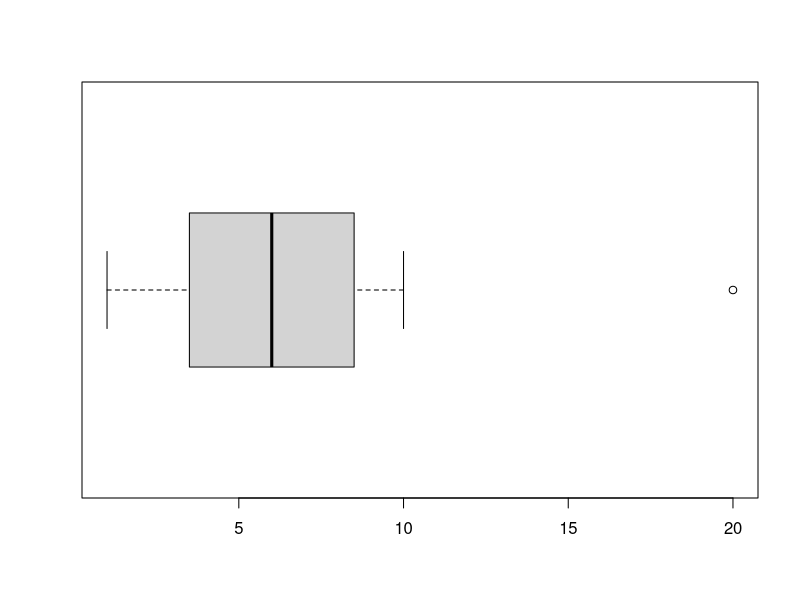
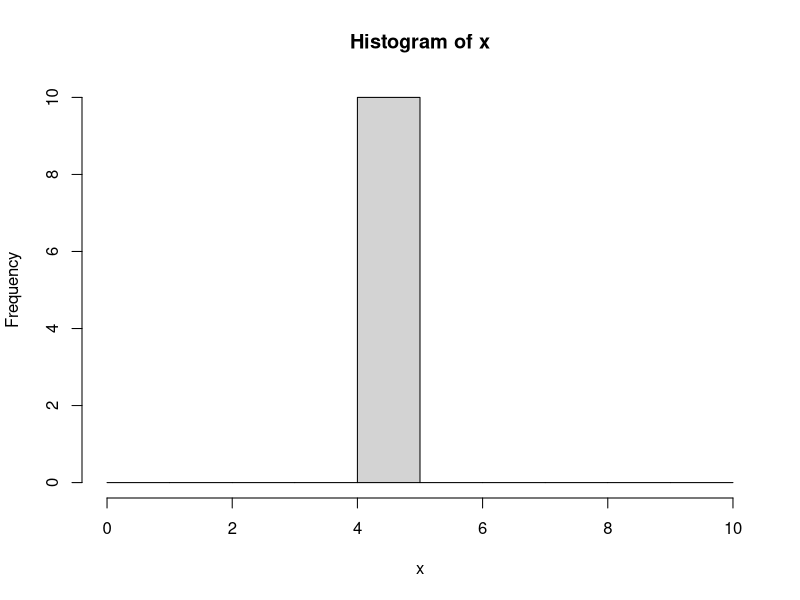
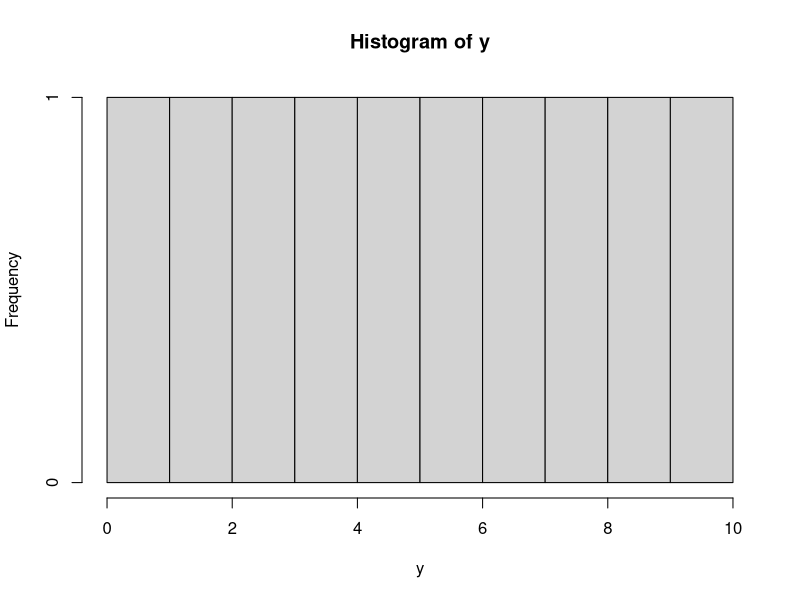
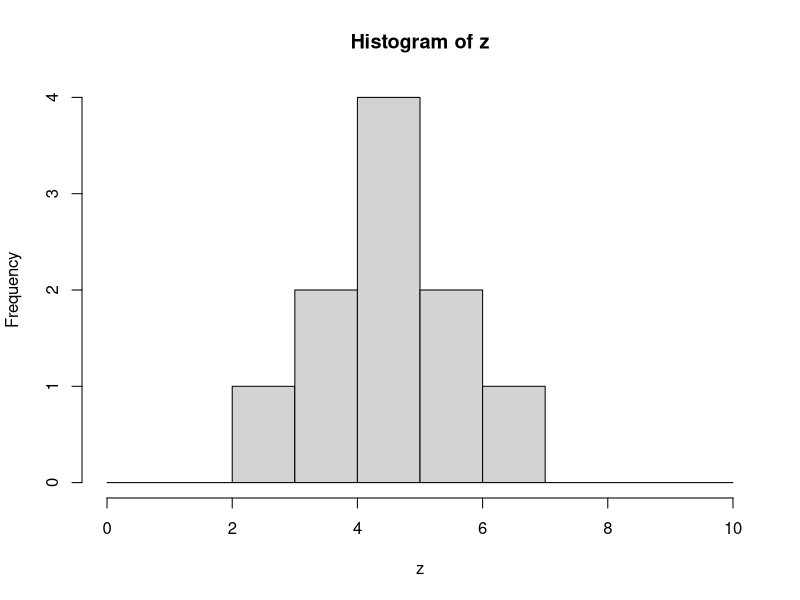

These charts were generated, in order, by the following R code:
#Median : 1) sort 작은 수 > 큰 수 
#2) 중앙값 찾기: odd) n+1/2, <-> ( n+1/2 + n+2/2 ) / 2
#! mean이 median 보다 극단값(outlier?)에 영향 더 크게 받음.

#대칭분포: mean =  median
#skew to the left/right(기운 분포): mean =/= median
# >>> skew to the left: mean < median
# >>> skew to the right: mean > median


#-----------------------------------------
#<Box Plot 그리기 이론편>
#1. median 구하기 
#2. Quartiles 사분위수 구하기
  #Q1: Q2보다 작은 데이터의 중앙값 
  #Q2: Median 
  #Q3: 데이터의 75%가 이 숫자보다 작다. 
    #--- 50% < Q2 < 50% / 75% < Q3 < 25%

#3. IQR(Inter Quartile range) = Q3 - Q1
#4. 가상의 울타리 만들기: 
  #Upper fence: Q3 + 1.5 x IQR
  #Lower fence: Q1 = 1.5 x IQR 
#5. Max/Min data point in Fence (called upper/lower whisker)
#6. Fence >>> Whisker(5.의 점까지만 포함)

boxplot(c(1:10, 20), horizontal = T) 
boxplot.stats(c(1:10, 20)) #r의 계산과정 보여줘
 

 
set.seed(1234) #seed가 같으면 같은 결과가 나온다. 
x <- sample(1:10, 6) #1~10까지의 벡터 중 랜덤하게 6개 선택 
x 

#Practice: x의 분산 구하기

var(x) #R에서 분산을 구하는 함수
sd(x) #표준편차를 구하는 함수

#(아래는 표준편차 계산 과정)
x_bar <- mean(x) 
my_var <- sum((x - x_bar)^2) / 5 #(n-1)
my_var #분산
sqrt(var(x)) #표준편차


#2
x <- rep(5, 10)
y <- c(1:10)
z <- c(3, 4, 5, 6, 7, 4, 5, 6, 5, 5)

hist(x, breaks = 0:10)
sd(x)

hist(y, breaks = 0:10)
sd(y)

hist(z, breaks = 0:10)
sd(z) 

#이때 sd(y) > sd(z) *x축이 중요함









